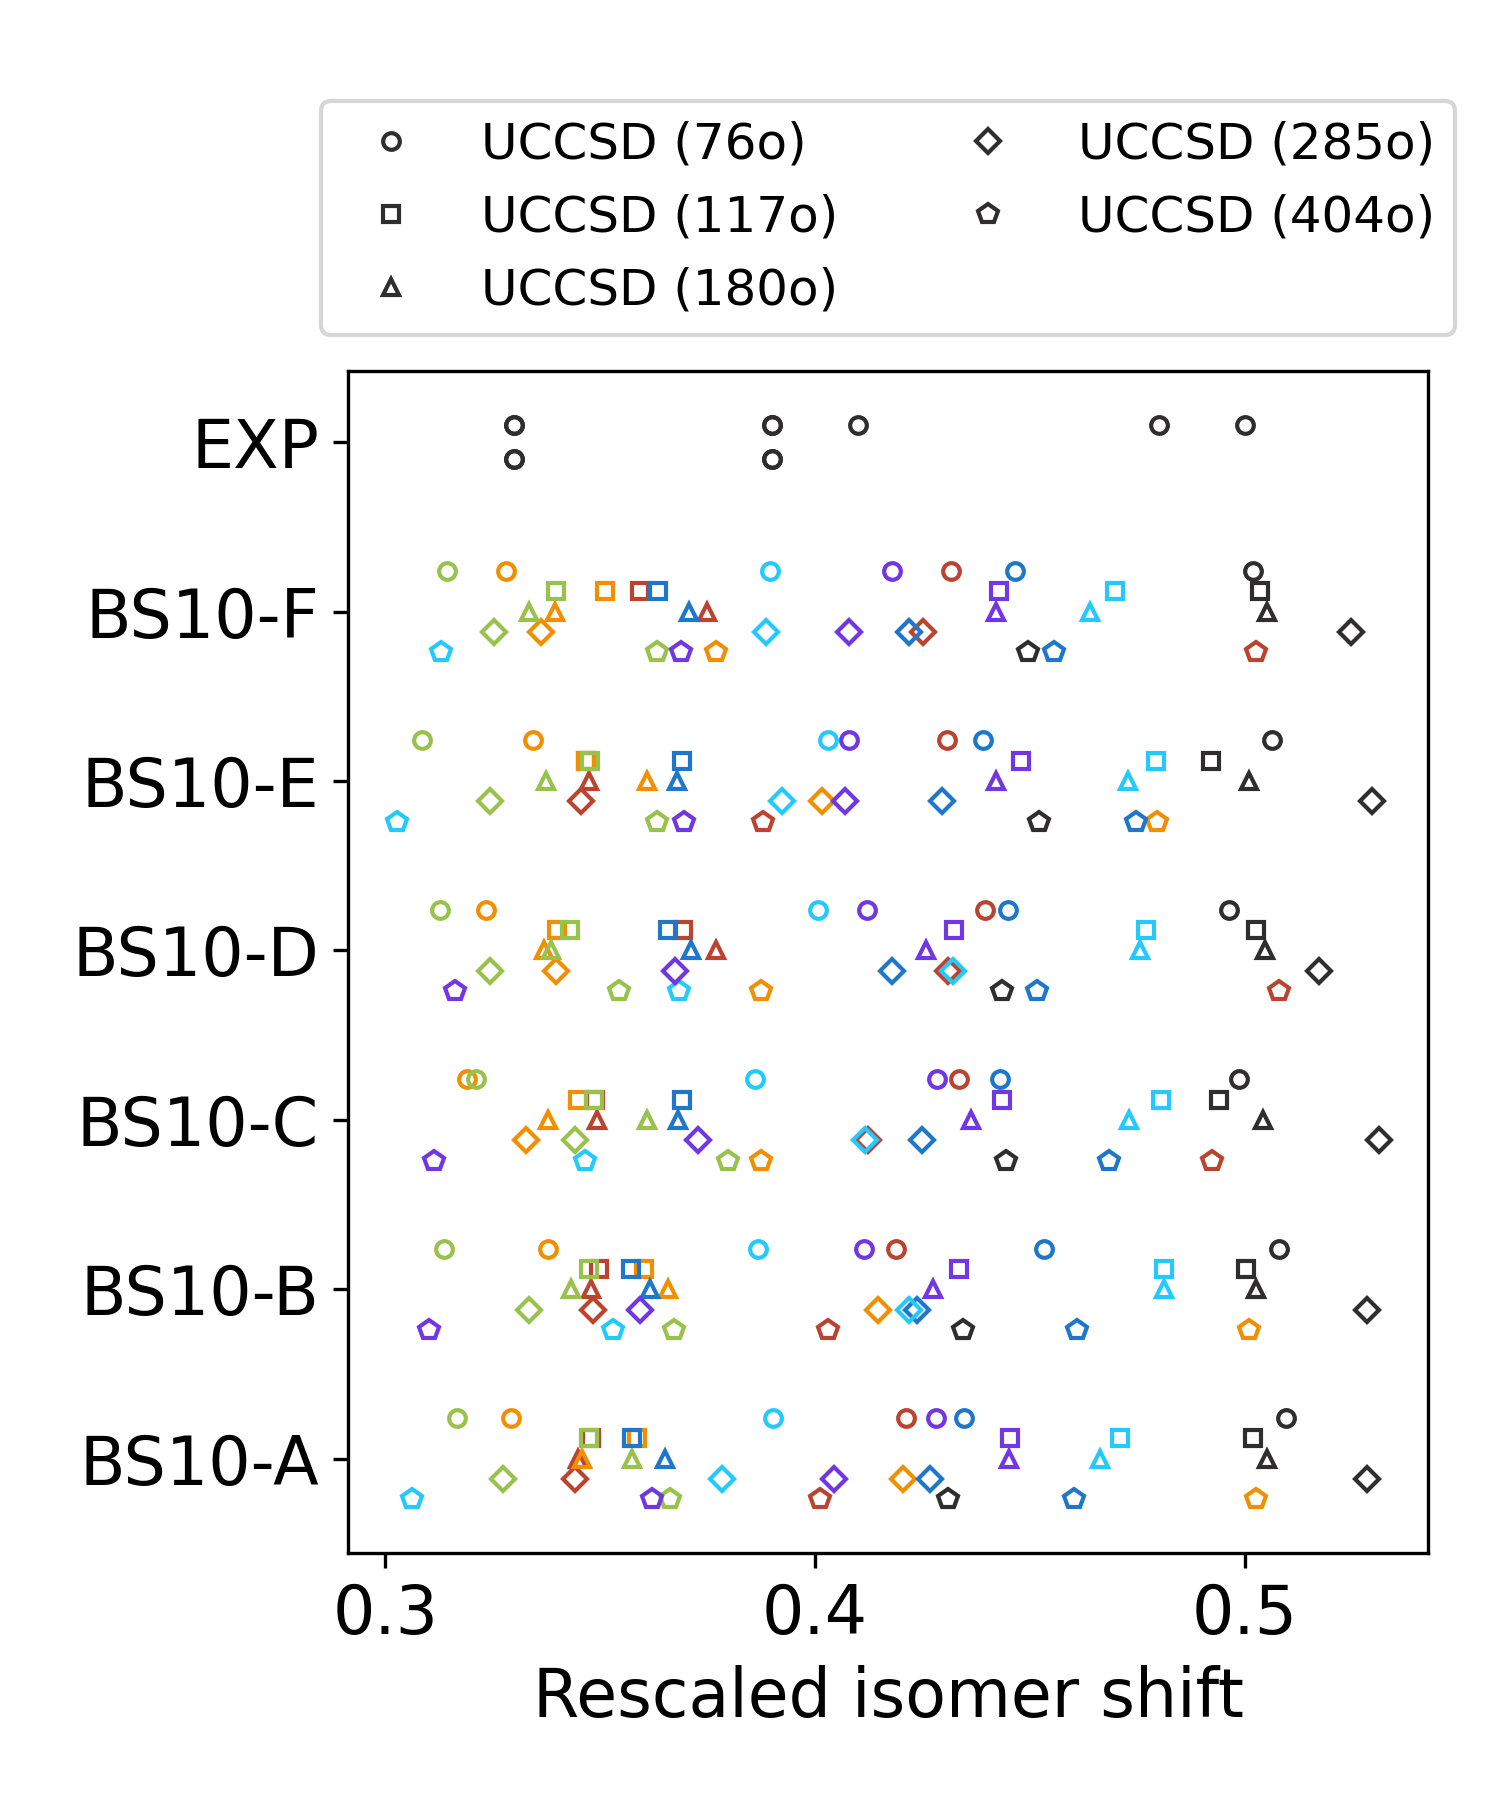

This chart was generated by the following Python code:
# ---------------------------------------------------------------------------
# Copyright (C) 2026 Huanchen Zhai. All Rights Reserved.
# 
# This program is free software: you can redistribute it and/or modify
# it under the terms of the GNU General Public License as published by
# the Free Software Foundation, either version 3 of the License, or
# (at your option) any later version.
# 
# This program is distributed in the hope that it will be useful,
# but WITHOUT ANY WARRANTY; without even the implied warranty of
# MERCHANTABILITY or FITNESS FOR A PARTICULAR PURPOSE.  See the
# GNU General Public License for more details.
# 
# You should have received a copy of the GNU General Public License
# along with this program.  If not, see <https://www.gnu.org/licenses/>.
# ---------------------------------------------------------------------------


import matplotlib.pyplot as plt
import numpy as np, json

plt.rcParams.update({'font.size': 16})
plt.figure(figsize=(5, 6))

data = json.load(open("../20-Data/90-colors.json", "r", encoding='utf-8'))
data |= json.load(open("../20-Data/80-bs-states.json", "r", encoding='utf-8'))
data |= json.load(open("../20-Data/01-llduc-uccsd.json", "r", encoding='utf-8'))
data |= json.load(open("../20-Data/14-large-uccsd.json", "r", encoding='utf-8'))
data |= json.load(open("../20-Data/73-expr-jacs-2000-122-4926.json", "r", encoding='utf-8'))

bs_init = data['bs']
bs_map = data['name_x']
colors = data['colors']

expr = np.array(data['expr-isomer-shift'])
expr2 = expr.copy()
expr2[np.sum(expr[:, None] == expr[None, :], axis=1) != 2] = np.nan

def align_distri(x, ref):
    return (x - x.mean()) / x.std() * ref.std() + ref.mean()

prop_uccsd = np.array([min([(x['uccsd'], x['uccsd(t)'], x['uccsd-nuc-density'][:7])
    for x in data['uccsd'][str(ix)]])[2] for ix in range(35)] )

prop_uccsd_ls = np.array([[min([(x['uccsd'], x['uccsd(t)'], x.get('uccsd-nuc-density', [0.0] * 8)[:7])
    for x in data['large_uccsd'][str(ia)][str(ix)] if 'uccsd' in x]
    + [(0, 0, [0.0] * 7)])[2] for ix in range(35)] for ia in range(4)])

ibs = [6, 7, 9][2]
inits = bs_init[ibs] if ibs != 6 else bs_init[6] + bs_init[8]

for ix, i in enumerate(inits):
    prop_uccsd[i] = align_distri(-prop_uccsd[i], expr)
    for prop in prop_uccsd_ls:
        prop[i] = align_distri(-prop[i], expr)
    for p in range(7):
        plt.plot(prop_uccsd[i, p], ix + 0.24, '', linewidth=0, marker='o', mec=colors[p], markersize=4, color=colors[p], mfc='none', label='UCCSD (76o)' if ix == 0 and p == 0 else None)
        plt.plot(prop_uccsd_ls[0][i, p], ix + 0.12, '', linewidth=0, marker='s', mec=colors[p], markersize=4, color=colors[p], mfc='none', label='UCCSD (117o)' if ix == 0 and p == 0 else None)
        plt.plot(prop_uccsd_ls[1][i, p], ix - 0.00, '', linewidth=0, marker='^', mec=colors[p], markersize=4, color=colors[p], mfc='none', label='UCCSD (180o)' if ix == 0 and p == 0 else None)
        plt.plot(prop_uccsd_ls[2][i, p], ix - 0.12, '', linewidth=0, marker='D', mec=colors[p], markersize=4, color=colors[p], mfc='none', label='UCCSD (285o)' if ix == 0 and p == 0 else None)
        plt.plot(prop_uccsd_ls[3][i, p], ix - 0.24, '', linewidth=0, marker='p', mec=colors[p], markersize=5, color=colors[p], mfc='none', label='UCCSD (404o)' if ix == 0 and p == 0 else None)
plt.plot(expr, [6 + 0.1] * 7, '', linewidth=0, marker='o', mec=colors[0], markersize=4, color=colors[0], mfc='none')
plt.plot(expr2, [6 - 0.1] * 7, '', linewidth=0, marker='o', mec=colors[0], markersize=4, color=colors[0], mfc='none')
plt.yticks([0, 1, 2, 3, 4, 5, 6], [bs_map[str(x)] for x in inits] + ['EXP'])
plt.legend(bbox_to_anchor=(0.5, 1.13), loc='center', fontsize=12, ncols=2)
plt.xlabel('Rescaled isomer shift')
plt.tight_layout()
plt.savefig('16-sm-large-pop-c-nuc-bs10.png', dpi=300)
